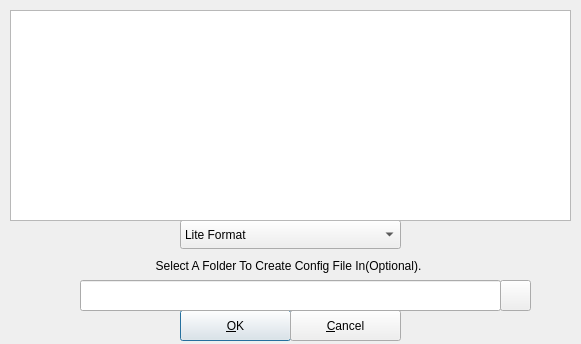
<?xml version="1.0" encoding="UTF-8"?>
<ui version="4.0">
 <class>securefscreateoptions</class>
 <widget class="QDialog" name="securefscreateoptions">
  <property name="geometry">
   <rect>
    <x>0</x>
    <y>0</y>
    <width>581</width>
    <height>344</height>
   </rect>
  </property>
  <property name="windowTitle">
   <string>Choose Format Type</string>
  </property>
  <widget class="QComboBox" name="comboBox">
   <property name="geometry">
    <rect>
     <x>180</x>
     <y>220</y>
     <width>221</width>
     <height>29</height>
    </rect>
   </property>
   <item>
    <property name="text">
     <string>Lite Format</string>
    </property>
   </item>
   <item>
    <property name="text">
     <string>Full Format</string>
    </property>
   </item>
  </widget>
  <widget class="QPushButton" name="pbOK">
   <property name="geometry">
    <rect>
     <x>180</x>
     <y>310</y>
     <width>111</width>
     <height>31</height>
    </rect>
   </property>
   <property name="text">
    <string>&amp;OK</string>
   </property>
  </widget>
  <widget class="QPushButton" name="pbCancel">
   <property name="geometry">
    <rect>
     <x>290</x>
     <y>310</y>
     <width>111</width>
     <height>31</height>
    </rect>
   </property>
   <property name="text">
    <string>&amp;Cancel</string>
   </property>
  </widget>
  <widget class="QLabel" name="label_2">
   <property name="geometry">
    <rect>
     <x>43</x>
     <y>250</y>
     <width>491</width>
     <height>31</height>
    </rect>
   </property>
   <property name="text">
    <string>Select A Folder To Create Config File In(Optional).</string>
   </property>
   <property name="alignment">
    <set>Qt::AlignCenter</set>
   </property>
   <property name="wordWrap">
    <bool>true</bool>
   </property>
  </widget>
  <widget class="QLineEdit" name="lineEdit">
   <property name="geometry">
    <rect>
     <x>80</x>
     <y>280</y>
     <width>421</width>
     <height>31</height>
    </rect>
   </property>
  </widget>
  <widget class="QPushButton" name="pbConfigFile">
   <property name="geometry">
    <rect>
     <x>500</x>
     <y>280</y>
     <width>31</width>
     <height>31</height>
    </rect>
   </property>
   <property name="text">
    <string/>
   </property>
  </widget>
  <widget class="QPlainTextEdit" name="plainTextEdit">
   <property name="geometry">
    <rect>
     <x>10</x>
     <y>10</y>
     <width>561</width>
     <height>211</height>
    </rect>
   </property>
   <property name="readOnly">
    <bool>true</bool>
   </property>
   <property name="plainText">
    <string/>
   </property>
  </widget>
 </widget>
 <tabstops>
  <tabstop>comboBox</tabstop>
  <tabstop>lineEdit</tabstop>
  <tabstop>pbConfigFile</tabstop>
  <tabstop>pbOK</tabstop>
  <tabstop>pbCancel</tabstop>
 </tabstops>
 <resources/>
 <connections/>
</ui>
